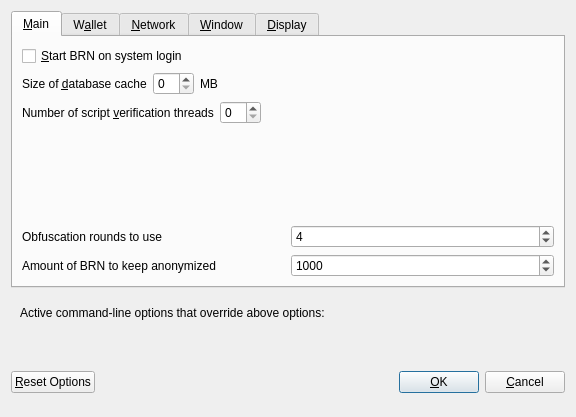
<?xml version="1.0" encoding="UTF-8"?>
<ui version="4.0">
 <class>OptionsDialog</class>
 <widget class="QDialog" name="OptionsDialog">
  <property name="geometry">
   <rect>
    <x>0</x>
    <y>0</y>
    <width>576</width>
    <height>417</height>
   </rect>
  </property>
  <property name="windowTitle">
   <string>Options</string>
  </property>
  <property name="modal">
   <bool>true</bool>
  </property>
  <layout class="QVBoxLayout" name="verticalLayout">
   <item>
    <widget class="QTabWidget" name="tabWidget">
     <property name="currentIndex">
      <number>0</number>
     </property>
     <widget class="QWidget" name="tabMain">
      <attribute name="title">
       <string>&amp;Main</string>
      </attribute>
      <layout class="QVBoxLayout" name="verticalLayout_Main">
       <item>
        <widget class="QCheckBox" name="bitcoinAtStartup">
         <property name="toolTip">
          <string>Automatically start BRN after logging in to the system.</string>
         </property>
         <property name="text">
          <string>&amp;Start BRN on system login</string>
         </property>
        </widget>
       </item>
       <item>
        <layout class="QHBoxLayout" name="horizontalLayout_2_Main">
         <item>
          <widget class="QLabel" name="databaseCacheLabel">
           <property name="text">
            <string>Size of &amp;database cache</string>
           </property>
           <property name="textFormat">
            <enum>Qt::PlainText</enum>
           </property>
           <property name="buddy">
            <cstring>databaseCache</cstring>
           </property>
          </widget>
         </item>
         <item>
          <widget class="QSpinBox" name="databaseCache"/>
         </item>
         <item>
          <widget class="QLabel" name="databaseCacheUnitLabel">
           <property name="text">
            <string>MB</string>
           </property>
           <property name="textFormat">
            <enum>Qt::PlainText</enum>
           </property>
          </widget>
         </item>
         <item>
          <spacer name="horizontalSpacer_2_Main">
           <property name="orientation">
            <enum>Qt::Horizontal</enum>
           </property>
           <property name="sizeHint" stdset="0">
            <size>
             <width>40</width>
             <height>20</height>
            </size>
           </property>
          </spacer>
         </item>
        </layout>
       </item>
       <item>
        <layout class="QHBoxLayout" name="horizontalLayout_3_Main">
         <item>
          <widget class="QLabel" name="threadsScriptVerifLabel">
           <property name="text">
            <string>Number of script &amp;verification threads</string>
           </property>
           <property name="textFormat">
            <enum>Qt::PlainText</enum>
           </property>
           <property name="buddy">
            <cstring>threadsScriptVerif</cstring>
           </property>
          </widget>
         </item>
         <item>
          <widget class="QSpinBox" name="threadsScriptVerif">
           <property name="toolTip">
            <string>(0 = auto, &lt;0 = leave that many cores free)</string>
           </property>
          </widget>
         </item>
         <item>
          <spacer name="horizontalSpacer_3_Main">
           <property name="orientation">
            <enum>Qt::Horizontal</enum>
           </property>
           <property name="sizeHint" stdset="0">
            <size>
             <width>40</width>
             <height>20</height>
            </size>
           </property>
          </spacer>
         </item>
        </layout>
       </item>
       <item>
        <spacer name="verticalSpacer_Main">
         <property name="orientation">
          <enum>Qt::Vertical</enum>
         </property>
         <property name="sizeHint" stdset="0">
          <size>
           <width>20</width>
           <height>40</height>
          </size>
         </property>
        </spacer>
       </item>
       <item>
        <layout class="QHBoxLayout" name="horizontalLayout_4_Main">
         <item>
          <widget class="QLabel" name="label">
           <property name="toolTip">
            <string>This setting determines the amount of individual masternodes that an input will be anonymized through.&lt;br/&gt;More rounds of anonymization gives a higher degree of privacy, but also costs more in fees.</string>
           </property>
           <property name="text">
            <string>Obfuscation rounds to use</string>
           </property>
          </widget>
         </item>
         <item>
          <widget class="QSpinBox" name="obfuscationRounds">
           <property name="minimum">
            <number>2</number>
           </property>
           <property name="maximum">
            <number>8</number>
           </property>
           <property name="value">
            <number>4</number>
           </property>
          </widget>
         </item>
        </layout>
       </item>
       <item>
        <layout class="QHBoxLayout" name="horizontalLayout">
         <item>
          <widget class="QLabel" name="label_2">
           <property name="toolTip">
            <string>This amount acts as a threshold to turn off Obfuscation once it's reached.</string>
           </property>
           <property name="statusTip">
            <string notr="true"/>
           </property>
           <property name="whatsThis">
            <string notr="true"/>
           </property>
           <property name="accessibleName">
            <string notr="true"/>
           </property>
           <property name="accessibleDescription">
            <string notr="true"/>
           </property>
           <property name="text">
            <string>Amount of BRN to keep anonymized</string>
           </property>
          </widget>
         </item>
         <item>
          <widget class="QSpinBox" name="anonymizeBuranCoin">
           <property name="minimum">
            <number>100</number>
           </property>
           <property name="maximum">
            <number>100000</number>
           </property>
           <property name="singleStep">
            <number>100</number>
           </property>
           <property name="value">
            <number>1000</number>
           </property>
          </widget>
         </item>
        </layout>
       </item>
      </layout>
     </widget>
     <widget class="QWidget" name="tabWallet">
      <attribute name="title">
       <string>W&amp;allet</string>
      </attribute>
      <layout class="QVBoxLayout" name="verticalLayout_Wallet">
       <item>
        <widget class="QGroupBox" name="groupBox">
         <property name="title">
          <string>Expert</string>
         </property>
         <layout class="QVBoxLayout" name="verticalLayout_2">
          <item>
           <widget class="QCheckBox" name="coinControlFeatures">
            <property name="toolTip">
             <string>Whether to show coin control features or not.</string>
            </property>
            <property name="text">
             <string>Enable coin &amp;control features</string>
            </property>
           </widget>
          </item>
          <item>
           <widget class="QCheckBox" name="showMasternodesTab">
            <property name="toolTip">
             <string>Show additional tab listing all your masternodes in first sub-tab&lt;br/&gt;and all masternodes on the network in second sub-tab.</string>
            </property>
            <property name="text">
             <string>Show Masternodes Tab</string>
            </property>
           </widget>
          </item>
          <item>
           <widget class="QCheckBox" name="spendZeroConfChange">
            <property name="toolTip">
             <string>If you disable the spending of unconfirmed change, the change from a transaction&lt;br/&gt;cannot be used until that transaction has at least one confirmation.&lt;br/&gt;This also affects how your balance is computed.</string>
            </property>
            <property name="text">
             <string>&amp;Spend unconfirmed change</string>
            </property>
           </widget>
          </item>
         </layout>
        </widget>
       </item>
       <item>
        <spacer name="verticalSpacer_Wallet">
         <property name="orientation">
          <enum>Qt::Vertical</enum>
         </property>
         <property name="sizeHint" stdset="0">
          <size>
           <width>20</width>
           <height>40</height>
          </size>
         </property>
        </spacer>
       </item>
      </layout>
     </widget>
     <widget class="QWidget" name="tabNetwork">
      <attribute name="title">
       <string>&amp;Network</string>
      </attribute>
      <layout class="QVBoxLayout" name="verticalLayout_Network">
       <item>
        <widget class="QCheckBox" name="mapPortUpnp">
         <property name="toolTip">
          <string>Automatically open the BRN client port on the router. This only works when your router supports UPnP and it is enabled.</string>
         </property>
         <property name="text">
          <string>Map port using &amp;UPnP</string>
         </property>
        </widget>
       </item>
       <item>
        <widget class="QCheckBox" name="allowIncoming">
         <property name="toolTip">
          <string>Accept connections from outside</string>
         </property>
         <property name="text">
          <string>Allow incoming connections</string>
         </property>
        </widget>
       </item>
       <item>
        <widget class="QCheckBox" name="connectSocks">
         <property name="toolTip">
          <string>Connect to the BRN network through a SOCKS5 proxy.</string>
         </property>
         <property name="text">
          <string>&amp;Connect through SOCKS5 proxy (default proxy):</string>
         </property>
        </widget>
       </item>
       <item>
        <layout class="QHBoxLayout" name="horizontalLayout_1_Network">
         <item>
          <widget class="QLabel" name="proxyIpLabel">
           <property name="text">
            <string>Proxy &amp;IP:</string>
           </property>
           <property name="textFormat">
            <enum>Qt::PlainText</enum>
           </property>
           <property name="buddy">
            <cstring>proxyIp</cstring>
           </property>
          </widget>
         </item>
         <item>
          <widget class="QValidatedLineEdit" name="proxyIp">
           <property name="minimumSize">
            <size>
             <width>140</width>
             <height>0</height>
            </size>
           </property>
           <property name="maximumSize">
            <size>
             <width>140</width>
             <height>16777215</height>
            </size>
           </property>
           <property name="toolTip">
            <string>IP address of the proxy (e.g. IPv4: 127.0.0.1 / IPv6: ::1)</string>
           </property>
          </widget>
         </item>
         <item>
          <widget class="QLabel" name="proxyPortLabel">
           <property name="text">
            <string>&amp;Port:</string>
           </property>
           <property name="textFormat">
            <enum>Qt::PlainText</enum>
           </property>
           <property name="buddy">
            <cstring>proxyPort</cstring>
           </property>
          </widget>
         </item>
         <item>
          <widget class="QLineEdit" name="proxyPort">
           <property name="minimumSize">
            <size>
             <width>55</width>
             <height>0</height>
            </size>
           </property>
           <property name="maximumSize">
            <size>
             <width>55</width>
             <height>16777215</height>
            </size>
           </property>
           <property name="toolTip">
            <string>Port of the proxy (e.g. 9050)</string>
           </property>
          </widget>
         </item>
         <item>
          <spacer name="horizontalSpacer_1_Network">
           <property name="orientation">
            <enum>Qt::Horizontal</enum>
           </property>
           <property name="sizeHint" stdset="0">
            <size>
             <width>40</width>
             <height>20</height>
            </size>
           </property>
          </spacer>
         </item>
        </layout>
       </item>
       <item>
        <spacer name="verticalSpacer_Network">
         <property name="orientation">
          <enum>Qt::Vertical</enum>
         </property>
         <property name="sizeHint" stdset="0">
          <size>
           <width>20</width>
           <height>40</height>
          </size>
         </property>
        </spacer>
       </item>
      </layout>
     </widget>
     <widget class="QWidget" name="tabWindow">
      <attribute name="title">
       <string>&amp;Window</string>
      </attribute>
      <layout class="QVBoxLayout" name="verticalLayout_Window">
       <item>
        <widget class="QCheckBox" name="minimizeToTray">
         <property name="toolTip">
          <string>Show only a tray icon after minimizing the window.</string>
         </property>
         <property name="text">
          <string>&amp;Minimize to the tray instead of the taskbar</string>
         </property>
        </widget>
       </item>
       <item>
        <widget class="QCheckBox" name="minimizeOnClose">
         <property name="toolTip">
          <string>Minimize instead of exit the application when the window is closed. When this option is enabled, the application will be closed only after selecting Quit in the menu.</string>
         </property>
         <property name="text">
          <string>M&amp;inimize on close</string>
         </property>
        </widget>
       </item>
       <item>
        <spacer name="verticalSpacer_Window">
         <property name="orientation">
          <enum>Qt::Vertical</enum>
         </property>
         <property name="sizeHint" stdset="0">
          <size>
           <width>20</width>
           <height>40</height>
          </size>
         </property>
        </spacer>
       </item>
      </layout>
     </widget>
     <widget class="QWidget" name="tabDisplay">
      <attribute name="title">
       <string>&amp;Display</string>
      </attribute>
      <layout class="QVBoxLayout" name="verticalLayout_Display">
       <item>
        <layout class="QHBoxLayout" name="horizontalLayout_1_Display">
         <item>
          <widget class="QLabel" name="langLabel">
           <property name="text">
            <string>User Interface &amp;language:</string>
           </property>
           <property name="textFormat">
            <enum>Qt::PlainText</enum>
           </property>
           <property name="buddy">
            <cstring>lang</cstring>
           </property>
          </widget>
         </item>
         <item>
          <widget class="QValueComboBox" name="lang">
           <property name="toolTip">
            <string>The user interface language can be set here. This setting will take effect after restarting BRN.</string>
           </property>
          </widget>
         </item>
        </layout>
       </item>
       <item>
        <widget class="QLabel" name="label_3">
         <property name="toolTip">
          <string notr="true"/>
         </property>
         <property name="statusTip">
          <string notr="true"/>
         </property>
         <property name="whatsThis">
          <string notr="true"/>
         </property>
         <property name="accessibleName">
          <string notr="true"/>
         </property>
         <property name="text">
          <string>Language missing or translation incomplete? Help contributing translations here:
https://www.transifex.com/BuranCoin/BuranCoin-project-translations</string>
         </property>
         <property name="wordWrap">
          <bool>true</bool>
         </property>
         <property name="openExternalLinks">
          <bool>true</bool>
         </property>
         <property name="textInteractionFlags">
          <set>Qt::TextBrowserInteraction</set>
         </property>
        </widget>
       </item>
       <item>
        <layout class="QHBoxLayout" name="horizontalLayout_4_Display" stretch="0,0">
         <item>
          <widget class="QLabel" name="themeLabel">
           <property name="text">
            <string>User Interface Theme:</string>
           </property>
          </widget>
         </item>
         <item>
          <widget class="QValueComboBox" name="theme"/>
         </item>
        </layout>
       </item>
       <item>
        <widget class="Line" name="line">
         <property name="orientation">
          <enum>Qt::Horizontal</enum>
         </property>
        </widget>
       </item>
       <item>
        <layout class="QHBoxLayout" name="horizontalLayout_2_Display">
         <item>
          <widget class="QLabel" name="unitLabel">
           <property name="text">
            <string>&amp;Unit to show amounts in:</string>
           </property>
           <property name="textFormat">
            <enum>Qt::PlainText</enum>
           </property>
           <property name="buddy">
            <cstring>unit</cstring>
           </property>
          </widget>
         </item>
         <item>
          <widget class="QValueComboBox" name="unit">
           <property name="toolTip">
            <string>Choose the default subdivision unit to show in the interface and when sending coins.</string>
           </property>
          </widget>
         </item>
        </layout>
       </item>
       <item>
        <layout class="QHBoxLayout" name="horizontalLayout_5_Display">
         <item>
          <widget class="QLabel" name="digitsLabel">
           <property name="text">
            <string>Decimal digits</string>
           </property>
          </widget>
         </item>
         <item>
          <widget class="QValueComboBox" name="digits"/>
         </item>
        </layout>
       </item>
       <item>
        <layout class="QHBoxLayout" name="horizontalLayout_3_Display">
         <item>
          <widget class="QLabel" name="thirdPartyTxUrlsLabel">
           <property name="toolTip">
            <string>Third party URLs (e.g. a block explorer) that appear in the transactions tab as context menu items. %s in the URL is replaced by transaction hash. Multiple URLs are separated by vertical bar |.</string>
           </property>
           <property name="text">
            <string>Third party transaction URLs</string>
           </property>
           <property name="buddy">
            <cstring>thirdPartyTxUrls</cstring>
           </property>
          </widget>
         </item>
         <item>
          <widget class="QLineEdit" name="thirdPartyTxUrls">
           <property name="toolTip">
            <string>Third party URLs (e.g. a block explorer) that appear in the transactions tab as context menu items. %s in the URL is replaced by transaction hash. Multiple URLs are separated by vertical bar |.</string>
           </property>
          </widget>
         </item>
        </layout>
       </item>
       <item>
        <spacer name="verticalSpacer">
         <property name="orientation">
          <enum>Qt::Vertical</enum>
         </property>
         <property name="sizeHint" stdset="0">
          <size>
           <width>20</width>
           <height>40</height>
          </size>
         </property>
        </spacer>
       </item>
      </layout>
     </widget>
    </widget>
   </item>
   <item>
    <widget class="QFrame" name="frame">
     <layout class="QVBoxLayout" name="verticalLayout_Bottom">
      <item>
       <layout class="QHBoxLayout" name="horizontalLayout_Bottom">
        <item>
         <widget class="QLabel" name="overriddenByCommandLineInfoLabel">
          <property name="text">
           <string>Active command-line options that override above options:</string>
          </property>
          <property name="textFormat">
           <enum>Qt::PlainText</enum>
          </property>
         </widget>
        </item>
        <item>
         <spacer name="horizontalSpacer_Bottom">
          <property name="orientation">
           <enum>Qt::Horizontal</enum>
          </property>
          <property name="sizeHint" stdset="0">
           <size>
            <width>40</width>
            <height>20</height>
           </size>
          </property>
         </spacer>
        </item>
       </layout>
      </item>
      <item>
       <widget class="QLabel" name="overriddenByCommandLineLabel">
        <property name="text">
         <string/>
        </property>
        <property name="textFormat">
         <enum>Qt::PlainText</enum>
        </property>
        <property name="wordWrap">
         <bool>true</bool>
        </property>
       </widget>
      </item>
     </layout>
    </widget>
   </item>
   <item>
    <layout class="QHBoxLayout" name="horizontalLayout_Buttons">
     <item>
      <widget class="QPushButton" name="resetButton">
       <property name="toolTip">
        <string>Reset all client options to default.</string>
       </property>
       <property name="text">
        <string>&amp;Reset Options</string>
       </property>
       <property name="autoDefault">
        <bool>false</bool>
       </property>
      </widget>
     </item>
     <item>
      <spacer name="horizontalSpacer_1">
       <property name="orientation">
        <enum>Qt::Horizontal</enum>
       </property>
       <property name="sizeHint" stdset="0">
        <size>
         <width>40</width>
         <height>48</height>
        </size>
       </property>
      </spacer>
     </item>
     <item>
      <widget class="QLabel" name="statusLabel">
       <property name="minimumSize">
        <size>
         <width>200</width>
         <height>0</height>
        </size>
       </property>
       <property name="font">
        <font>
         <weight>75</weight>
         <bold>true</bold>
        </font>
       </property>
       <property name="text">
        <string/>
       </property>
       <property name="textFormat">
        <enum>Qt::PlainText</enum>
       </property>
       <property name="wordWrap">
        <bool>true</bool>
       </property>
      </widget>
     </item>
     <item>
      <spacer name="horizontalSpacer_2">
       <property name="orientation">
        <enum>Qt::Horizontal</enum>
       </property>
       <property name="sizeHint" stdset="0">
        <size>
         <width>40</width>
         <height>48</height>
        </size>
       </property>
      </spacer>
     </item>
     <item>
      <widget class="QPushButton" name="okButton">
       <property name="text">
        <string>&amp;OK</string>
       </property>
       <property name="autoDefault">
        <bool>false</bool>
       </property>
       <property name="default">
        <bool>true</bool>
       </property>
      </widget>
     </item>
     <item>
      <widget class="QPushButton" name="cancelButton">
       <property name="text">
        <string>&amp;Cancel</string>
       </property>
       <property name="autoDefault">
        <bool>false</bool>
       </property>
      </widget>
     </item>
    </layout>
   </item>
  </layout>
 </widget>
 <customwidgets>
  <customwidget>
   <class>QValidatedLineEdit</class>
   <extends>QLineEdit</extends>
   <header>qvalidatedlineedit.h</header>
  </customwidget>
  <customwidget>
   <class>QValueComboBox</class>
   <extends>QComboBox</extends>
   <header>qvaluecombobox.h</header>
  </customwidget>
 </customwidgets>
 <resources/>
 <connections/>
</ui>
